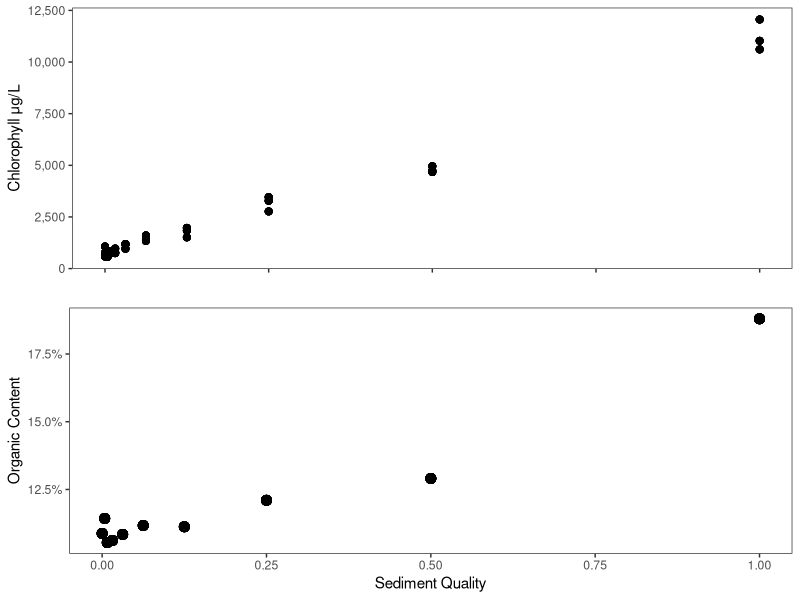
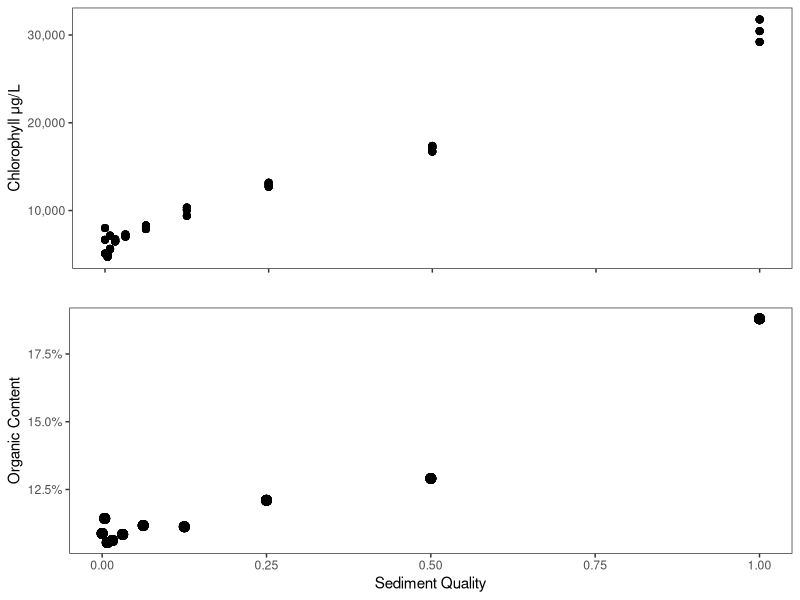
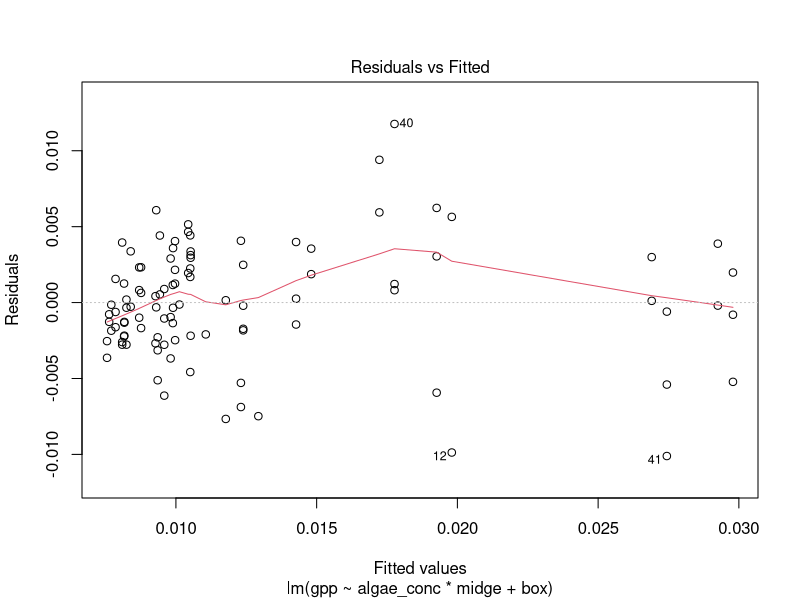
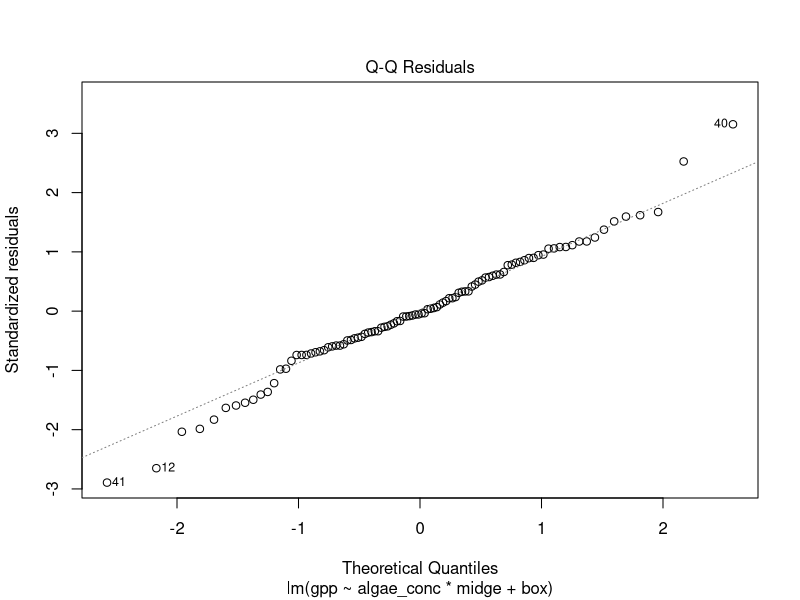
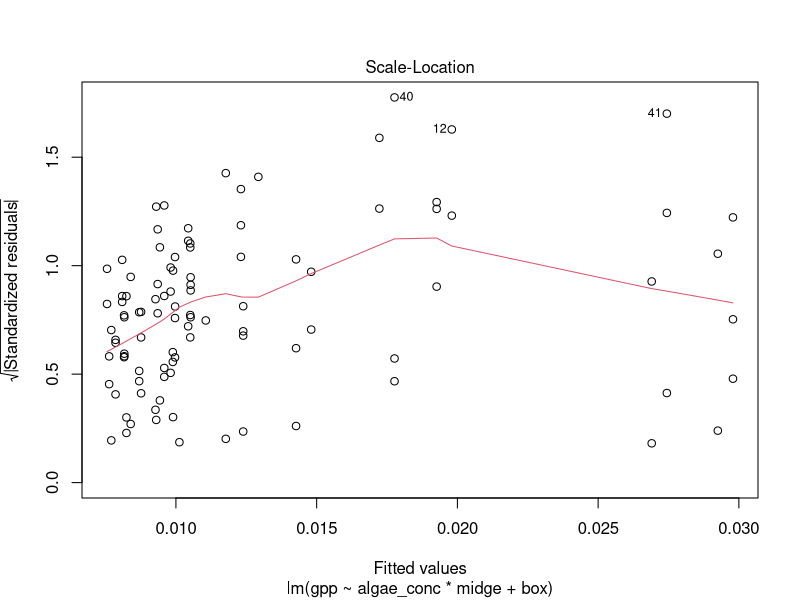
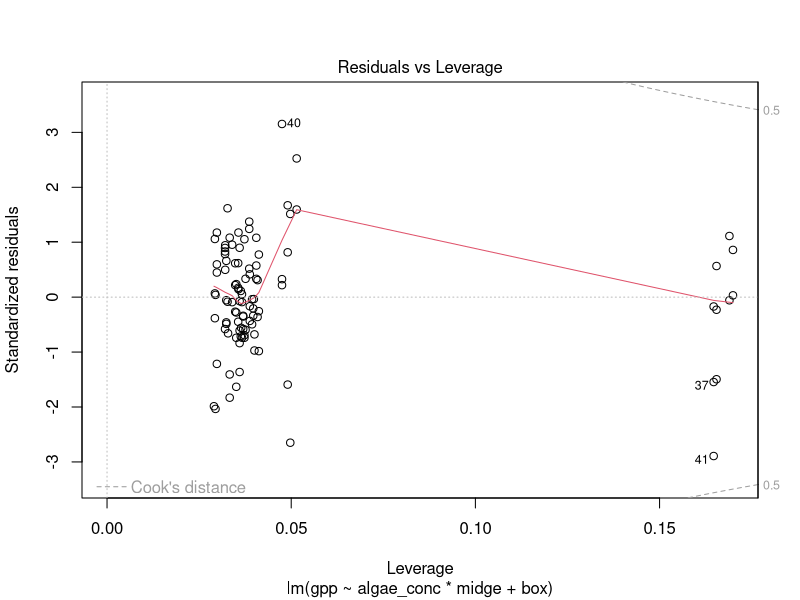
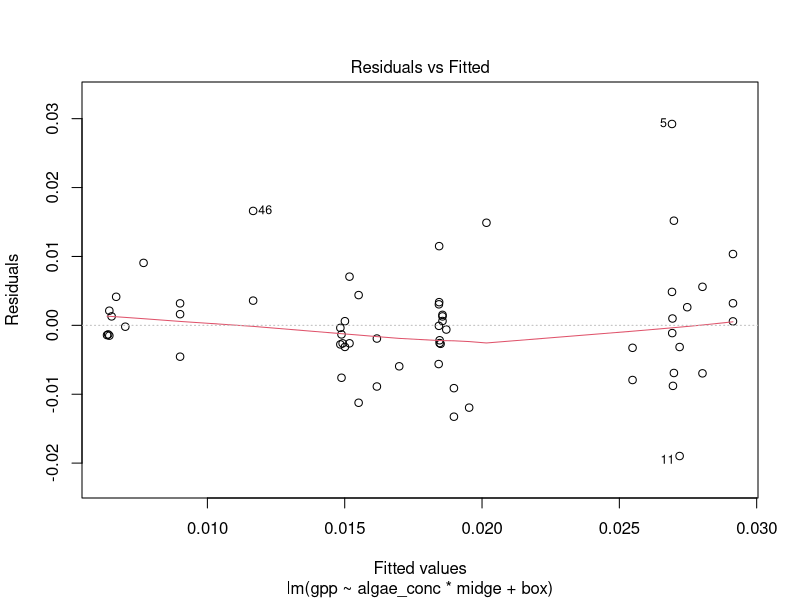
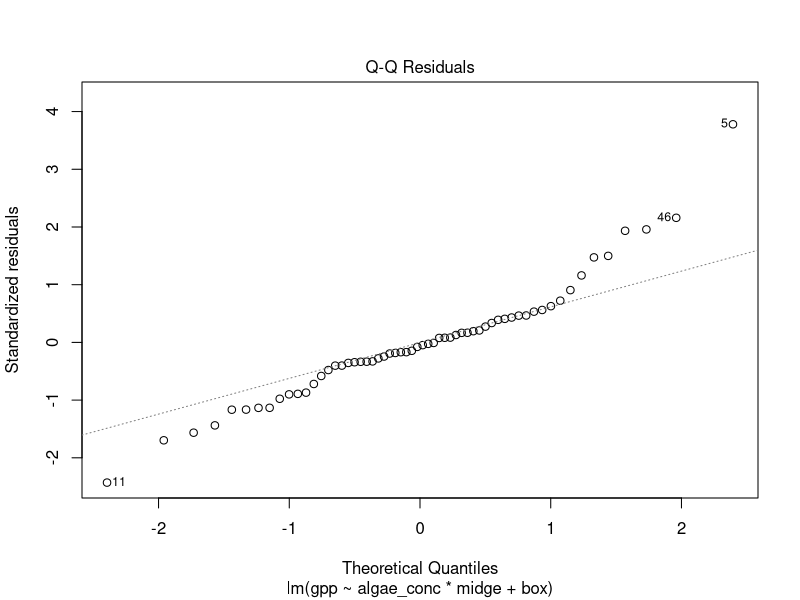

The R source for these figures, in order:
#====Load Packages====
library(tidyverse)
library(lubridate)
library(viridis)
library(gridExtra)
library(lme4)
library(car)

#Define function to give NA if all NAs else give mean
meanna <- function(x){
  if(all(is.na(x))){
    NA
  }
  else{
    mean(x, na.rm = TRUE)
  }
}

#====set aesthetics====
theme_set(theme_bw()+
            theme(panel.grid = element_blank(),
                  strip.background = element_blank(),
                  legend.position = "bottom"))


#====read in files====

meta <- read_csv("clean data/MG_meta.csv") %>% 
  mutate(algae_conc2 = ifelse(algae_conc == 0, 2e-3, algae_conc)) #check
chl <- read_csv("clean data/MG_chl.csv")
om <- read_csv("clean data/MG_om.csv")
ndvi <- read_csv("clean data/MG_ndvi.csv")
ep_raw <- read_csv("clean data/MG_ep.csv")
cm_raw <- read_csv("clean data/MG_cm.csv")
cc_raw <- read_csv("clean data/MG_cc.csv")


#====Figure 1: Chorophyll and organic content in stock sediment====
omplot <- om %>% 
  left_join(meta) %>% 
  ggplot(aes(algae_conc, perc.org))+
  geom_point(size =3)+
  scale_y_continuous(labels = scales::percent_format())+
  labs(x = "Sediment Quality",
       y = "Organic Content")

#corrected for pheophytin
corrchlplot <- chl %>% 
  left_join(meta) %>% 
  ggplot(aes(x = algae_conc, y = chl))+
  geom_point(size = 2, alpha = 0.8)+
  scale_y_continuous(labels = scales::comma_format())+
  labs(x = "",
       y = "Chlorophyll \u03BCg/L") +  #\u03BC is the unicode for mu
  theme(axis.text.x = element_blank())

#uncorrected
uncorrchlplot <- chl %>% 
  left_join(meta) %>% 
  ggplot(aes(x = algae_conc, y = uncorr_chl))+
  geom_point(size = 2, alpha = 0.8)+
  scale_y_continuous(labels = scales::comma_format())+
  labs(x = "",
       y = "Chlorophyll \u03BCg/L") + #\u03BC is the unicode for mu
  theme(axis.text.x = element_blank())


grid.arrange(corrchlplot, omplot, nrow  = 2)
grid.arrange(uncorrchlplot, omplot, nrow  = 2)


#=====Question 1: Effects of Midges on Primary Producers=====
## Midge effect on production
nep <- ep_raw %>% 
  left_join(meta) %>% 
  mutate(coreid = as.character(coreid),
         box = as.character(box))

nep14 <- nep %>% 
  filter(day == 14)

g14 <- lm(gpp~algae_conc*midge+box, data = nep14) 
summary(g14)
plot(g14)

nep22 <- nep %>% 
  filter(day == 22)

g22 <- lm(gpp~algae_conc*midge+box, data = nep22)
summary(g22)
plot(g22)

#Figure 2
nep %>% 
  mutate(day = paste("Day", day)) %>% 
  ggplot(aes(x = algae_conc, y = gpp, fill = midge))+
  facet_wrap(~day)+
  geom_point(size  = 2, alpha = 0.7, shape = 21)+
  geom_smooth(aes(color = midge), method = "lm", size = 0.75, se = FALSE)+
  scale_fill_manual(values = c("black", "gray60"))+
  scale_color_manual(values = c("black", "gray60"))+
  labs(x = "Initial Sediment Quality",
       y = expression(GPP(g~O[2]~m^{-2}~hr^{-1})),
       color = "",
       fill = "")



#Supplemental Figure
nep %>% 
  gather(metabolism, value, resp, nep, gpp) %>% 
  mutate(day = day+rnorm(n(), 0.001), #add jitter
         metabolism = toupper(ifelse(metabolism == "resp", "er", metabolism)),
         metabolism = fct_reorder(metabolism, desc(value))) %>%  
  ggplot(aes(x = day, y = value, col = algae_conc))+
  facet_grid(metabolism~midge, scales = "free")+
  geom_hline(yintercept = 0)+
  geom_point()+
  geom_line(aes( group = coreid), alpha = 0.4)+
  geom_smooth(method = "lm", col = "black", se = FALSE)+
  theme(legend.position = "bottom")+
  labs(y = expression("Change in" ~O[2] (g~m^{-2}~hr^{-1})),
       x = "Incubation Day",
       color = "Initial Sediment Quality")+
  scale_color_viridis_c()+
  scale_x_continuous(breaks = c(14, 22))


##Midge Effects on chlorophyll

#This is especially sloppy because I might remove all of this. 
lm(NDVI_R~algae_conc*midge+box, data = ndvi %>% left_join(meta) %>% filter(day ==14)) %>% summary()
lm(NDVI_R~algae_conc*midge+box, data = ndvi %>% left_join(meta) %>% filter(day ==22)) %>% summary()

ndvi %>% 
  left_join(meta) %>% 
  ggplot(aes(x = algae_conc2, y = NDVI_R, fill = midge))+
  geom_point(size = 2, shape = 21)+
  facet_wrap(~day)+
  geom_smooth(aes(col = midge), method = "lm", se = FALSE)+
  scale_fill_manual(values = c("black", "gray60"))+
  scale_color_manual(values = c("black", "gray60"))+
  labs(x = "Initial Sediment Quality",
       y = "NDVI")

#supplement
ndvi %>%
  mutate(coreid = as.character(coreid)) %>% 
  left_join(nep) %>% 
  ggplot(aes(x = gpp, y = NDVI_R, col = algae_conc))+
  geom_point()+
  facet_grid(midge~day)+
  geom_smooth(method = "lm", se = FALSE, col = "black", size = 0.7)+
  scale_color_viridis_c()+
  labs(x = expression(GPP~(g^{2}~O[2]~m^{-2}~hr^{-1})),
       y = "NDVI",
       color = "Sediment\nTreatment")

ndvi %>% 
  left_join(meta) %>% 
  ggplot(aes(x = factor(day), y = NDVI_R, col = algae_conc, group = factor(algae_conc)))+
  geom_jitter(width = 0.2)+
  facet_wrap(~midge)+
  geom_smooth(method = "lm", se = FALSE, size = 0.7)+
  scale_color_viridis_c(trans = "log1p")+
  labs(x = "Day",
       y = "NDVI",
       color = "Sediment\nTreatment")



#====Question 2: Sediment Effects on Midges =====
## Number of Midges Present
cc <- cc_raw %>% 
  left_join(meta) %>% 
  mutate(coreid = as.character(coreid),
         box = as.character(box))

cc14 <- cc %>% 
  filter(day == 14)

nm14 <- glm(live_tt~algae_conc*midge+box, 
    data = cc14,
    family = quasipoisson())

summary(nm14)
plot(nm14)

cc22 <- cc %>% 
  filter(day == 22)

nm22 <- glm(live_tt~algae_conc*midge+box, 
    data = cc22,
    family = quasipoisson())

summary(nm22)
plot(nm22)

#Figure 3
cc %>% 
  left_join(nep) %>% 
  filter(day %in% c(14, 22)) %>% 
  mutate(day = paste("Day", day)) %>% 
  ggplot(aes(x = algae_conc, y = live_tt, fill = gpp))+
  facet_grid(midge~day, scales = "free")+
  geom_jitter(shape = 21, size = 2, alpha = 0.6, width = 0.0005, height = 0.3)+
  scale_fill_viridis_c()+
  labs(y = "Live Tanytarsini",
       x = "Initial Sediment Quality",
       fill = expression(GPP(g~O[2]~m^{-2}~hr^{-1})~" "))

##Midge Development
cm <- cm_raw %>% 
  left_join(meta) %>% 
  mutate(coreid = as.character(coreid),
         box = as.character(box),
         body_size = body_size/1000) #convert from um to mm


#find starting midge stages
startingprop <- {cm %>% 
    #only tanytarsini
  filter(species_name == "tt") %>% 
  #set 1 if instar>2
  mutate(instar = ifelse(instar=="3"|instar=="4", 1, 0)) %>% 
  group_by(coreid, day, algae_conc, instar, midge) %>% 
  #count number of greater than 2nd instar
  summarise(count = n()) %>% 
  group_by(coreid) %>% 
  #get proportion within a mesocosm
  mutate(prop  = count/sum(count),
         live_tt = sum(count)) %>% 
  filter(instar == 1, 
         is.na(algae_conc))}$prop


p3 <- cm %>% 
  filter(species_name == "tt") %>% 
  mutate(instar = ifelse(instar=="3"|instar=="4", 1, 0)) %>% 
  group_by(coreid, day, algae_conc, algae_conc2, instar, midge, box) %>% 
  summarise(count = n()) %>% 
  group_by(coreid) %>% 
  mutate(prop  = count/sum(count),
         live_tt = sum(count)) %>% 
  filter(instar == 1)

#figure 3
p3 %>% 
  filter(!is.na(algae_conc)) %>% 
  mutate(day = paste("Day", day)) %>% 
  ggplot(aes(y = prop, x = algae_conc, fill = live_tt))+
  geom_point(shape = 21, size = 2, alpha = 0.7)+
  geom_hline(yintercept = startingprop)+
  facet_grid(midge~day)+
  scale_fill_viridis_c(option = "plasma")+
  lims(y = c(0,1))+
  labs(x = expression(GPP~(g^{2}~O[2]~m^{-2}~hr^{-1})),
       y = "Proportion of Larval Midges\n3rd instar or higher",
       fill = "Number of Larvae")+
  theme(legend.position = "bottom")


p314 <- p3 %>% 
  filter(day == 14)

prop14 <- glm(prop~algae_conc*midge+box, data = p314, family = quasibinomial())

summary(prop14)
plot(prop14)


p322 <- p3 %>% 
  filter(day == 22)

prop22 <- glm(prop~algae_conc*midge+box, data = p322, family = quasibinomial())

summary(prop14)
plot(prop14)


##Length of Midges
l3 <- cm %>% 
  filter(instar == 3,
         day!=0)

l314 <- l3 %>% 
  filter(day == 14)

bl14 <- lmer(body_size~algae_conc*midge+box+(1|coreid), data = l314) 

summary(bl14)
plot(bl14)

Anova(bl14, type = "3", test.statistic = "F")
Anova(bl14, type = "2", test.statistic = "F")



l322 <- l3 %>% 
  filter(day == 22)

bl22 <- lmer(body_size~algae_conc*midge+box +(1|coreid), data = l322)
summary(bl22)
plot(bl22)

Anova(bl22, type = "3", test.statistic = "F")
Anova(bl22, type = "2", test.statistic = "F")


#Figure 4
l3 %>% 
  left_join(nep) %>%
  mutate(day = paste("Day", day)) %>% 
  ggplot(aes(x = algae_conc, y = body_size, fill = gpp))+
  facet_grid(midge~day, scales = "free_x")+
  geom_point(alpha = 0.2, shape = 21, size = 2)+
  geom_smooth(method = "lm", se = FALSE, color = "black", size = 0.7)+
  scale_fill_viridis_c()+
  labs(x = "Initial Sediment Conditions",
       y = "Body Length  (mm)",
       fill = expression(GPP~(g^{2}~O[2]~m^{-2}~hr^{-1})~" "))+
  theme(legend.position = "bottom")


##SUPPLEMENT: Did midges increase in body length?
growth <- lm(body_size~day, data = cm %>% filter(species_name == "tt"))
summary(growth)
plot(growth)

growth3 <- lm(body_size~day*factor(instar), data = cm %>% filter(species_name == "tt"))
summary(growth3)
plot(growth3)

cm %>% group_by(day) %>% 
  summarise(mean = mean(body_size, na.rm = TRUE),
            se = sd(body_size, na.rm = TRUE)) %>% 
  mutate(xmin = day-2,
         xmax = day+2,
         ymin = mean-se,
         ymax = mean+se) %>% 
  ggplot(aes(x = day, y = mean))+
  geom_rect(aes(xmin = xmin, xmax = xmax, ymin = ymin, ymax = ymax), alpha = 0.5)+
  geom_jitter(aes(y = body_size, col = factor(instar)), width = 2, height = 0, alpha = 0.5, data = cm %>% filter(species_name == "tt", !is.na(instar)))+
  geom_smooth(aes(y = body_size), size = 0.7, color = "red", method = "lm", se = FALSE, data = cm)+
  geom_segment(aes(yend = mean, x = xmin, xend = xmax), size = 1, col = "blue")+
  geom_text(y = 5.5, x = 0, label = paste0("y = ", round(coef(growth)[2], 2), "x + ", round(coef(growth)[1], 2)))+
  labs(x = "Day",
       y = "Tanytarsini Length (mm)",
       color = "Instar")




#====Question 3: How Much do midges rely on algae?====
#====Q3 Version 1====
#convert midges to biomass following Lindegaard and Jonasson 1979
#AFDW in mg^(1/3) = 0.0442 + 0.0879 * length in mm 
weight <- function(l){
  (0.442 + 0.0879 * l )^3 
}

#calculate carbon using Amanda's Isotope Data
dwc = 0.5


#increment Summation method to estimate growth 
incsumprod <- function(n1, n2, wt1, wt2, deltaT){
  g = wt2-wt1 #individual growth
  Nbar = (n1 + n2)/2 #Average abundance
  intp = Nbar*g #production over the interval
  Pd = intp/deltaT #daily production
  list(g = g, Nbar = Nbar, intp = intp, Pd = Pd)
}

#calculate midge productivity
midgeprod <- cm %>% 
  left_join(cc) %>% 
  filter(species_name == "tt",
         day!=0,
         midge == "Midges") %>% 
  group_by(coreid) %>% 
  mutate(w = weight(body_size)) %>% #estimate dry mass
  group_by(coreid, day, box, algae_conc) %>% 
  summarise(wt = meanna(w), #average biomass of a midge (mg)
            nt = unique(live_tt)) %>% #number of individuals in the mesocosm
  # combine with initial values
  bind_cols(cm %>% 
              filter(species_name == "tt",
                     day == 0) %>% 
              group_by(coreid) %>% 
              add_count() %>% 
              mutate(w = weight(body_size),
                     c = w*dwc,
                     live_tt = n) %>%
              ungroup %>% 
              group_by(sampledate) %>% 
              summarise(wt1 = mean(w), #weight at t = 0
                        n1 = mean(live_tt)) %>% #number at t = 0
              select(-sampledate)) %>% 
  ungroup %>% 
  mutate(Pd = incsumprod(n1 = n1, n2 = nt, wt1 = wt1, wt2 = wt, deltaT = day)$Pd, #production in mg,
         g = incsumprod(n1 = n1, n2 = nt, wt1 = wt1, wt2 = wt, deltaT = day)$g,
         Pdc = Pd*dwc*1000) #convert from weight to c (mg) then convert to micrograms 

#compare measurements of growth (lm) to these estimates
midgeprod %>% 
  group_by(day) %>% 
  mutate(meanw = mean(wt-wt1)) %>% 
  ggplot(aes(wt-wt1, fill = factor(day)))+
  geom_histogram(bins = 15, alpha = 0.7)+
  geom_vline(xintercept = 0, linetype = "dotted")+
  geom_vline(xintercept = coef(growth)[2], linetype = "dashed")+
  geom_vline(xintercept = weight(coef(growth)[2]))+
  geom_vline(aes(xintercept = meanw, col = factor(day)))

##Estimate daily production of primary producers in C
#converting g O2--> C
#1:1 molar mass
pq <- 0.375

#calculate area of mesocosm
mesor <- 15 #mm
area <- mesor^2*pi #mm^2

#calculate algal productivity
algaeprod <- nep %>%
  mutate(gpp_c = gpp*pq, #g m^-2 h^-1
         #multiply by 1e6 to convert g to ug and divide by 1e6 to get mm^-2 multiply by 24 to get hourly 
         gpp_cm = gpp_c*area, #hourly primary production of C (micrograms) in a mesocosm
         resp_cm = resp*pq*area, #hourly respiration
         nep_cm = nep*pq*area, #hourly nep 
         net_daily = 18*nep_cm + 6*resp_cm, #nep over course of day
         gpp_daily = 18*gpp_cm, #daily GPP
         resp_daily = 24*resp_cm) #daily respiration


#Set values for transfer efficiencies
AEa = 0.9 #arbitrary value set for the assimilation of fixed carbon by algae
NPEm = 0.54 #Net Production efficiency for T. gracilentus at Myvatn Lindegaard 1994

#simulate parameter space following migge and algal productivity values
sim <- data.frame(Pdc = 0:max(midgeprod$Pdc)) %>% 
  crossing(GPP = min(algaeprod$gpp_daily):max(algaeprod$gpp_daily)) %>% 
  crossing(AE = seq(0.1, 1, by = 0.1)) %>% 
  #I = Assimilation attributed to algae/GPE
  mutate(ingestion = Pdc/(NPEm*AE), #this assumes 100% of production attributed to algae
         NPP = GPP*AEa, #converting C fixation to biomass accumulation
         ip = ingestion/NPP) %>%  #ingestion by midges/production of resource
  mutate(ip2 = ifelse(ip>1, NA, ip)) 

#exploring midge productivity and algal productivity across the parameter space
sim%>% 
  ggplot(aes(x = NPP, y = Pdc, fill = ip2))+
  facet_wrap(~paste("AEm = ", AE))+
  geom_tile()+
  #add points of observed values
  geom_point(aes(shape = as.character(day), col = algae_conc), alpha = 0.7, fill = "black", 
             data = midgeprod %>%  
               left_join(algaeprod %>% 
                           mutate(NPP = gpp_daily*AEa)))+
  labs(x = expression("Algal Productivity \u03BCg C "~d^{-1}),
       y = expression("Midge Productivity \u03BCg C "~d^{-1}),
       fill = expression(I[m]/P[a]),
       color = "Initial Sediment Quality",
       shape = "Day")+
  scale_fill_gradient2(low = "darkgreen", high = "goldenrod", midpoint = 0.5)+
  scale_color_viridis_c()+
  theme(legend.position = "right")

#how many mesocosms could survive on algae
midgeprod %>%  
  filter(Pdc>0) %>% 
  left_join(algaeprod %>% 
              mutate(NPP = gpp_daily*AEa)) %>% 
  select(coreid, day, box, algae_conc, Pdc, gpp_daily, NPP) %>% 
  crossing(AE = seq(0.1,1,by = 0.1)) %>% 
  mutate(ingestion = Pdc/(NPEm*AE),
         ip = ingestion/NPP) %>% 
  group_by(AE) %>% 
  count(algae_only = ip<1) %>% 
  ggplot(aes(fill = algae_only, y = n, x= factor(AE)))+
  geom_col()+
  labs(fill = "Possible for Midges to Survive only on Algae",
       y = "Number of Mesocosms",
       x = "AEm")+
  scale_fill_manual(values = c("firebrick3", "dodgerblue"))


#What AE could midges survive on algae?
midgeprod %>%  
  filter(Pdc>0) %>% 
  left_join(algaeprod %>% 
              mutate(NPP = gpp_daily*AEa)) %>% 
  select(coreid, day, box, algae_conc, Pdc, gpp_daily, NPP) %>% 
  crossing(AE = seq(0.1,1,by = 0.1)) %>% 
  mutate(ingestion = Pdc/(NPEm*AE),
         ip = ingestion/NPP) %>%
  ggplot(aes(x = AE, y = ip, col = NPP))+
  facet_wrap(~round(algae_conc, 3), nrow = 2)+
  lims(y = c(0,1),
       x = c(0,1))+
  geom_point()+
  geom_line(aes(group = coreid))+
  geom_text(aes(label = n), color = "black",
             data = midgeprod %>%  
               filter(Pdc>0) %>% 
               left_join(algaeprod %>% 
                           mutate(NPP = gpp_daily*AEa)) %>% 
               select(coreid, day, box, algae_conc, Pdc, gpp_daily, NPP) %>% 
               crossing(AE = seq(0.1,1,by = 0.1)) %>% 
               mutate(ingestion = Pdc/(NPEm*AE),
                      ip = ingestion/NPP) %>%
               filter(AE==1, ip>1) %>% 
               group_by(algae_conc) %>% 
               count() %>% 
               mutate(AE = 0.1,
                      ip = 0.9))+
  scale_color_viridis_c()+
  coord_equal()+
  labs(x = expression(AE[m]),
       y = expression(I[m]/P[a]))+
  theme(axis.text.x = element_text(angle = 90, hjust = 0, vjust = 0.5))

#how many mesocosms are not in the plot?
midgeprod %>%  
  filter(Pdc>0) %>% 
  left_join(algaeprod %>% 
              mutate(NPP = gpp_daily*AEa)) %>% 
  select(coreid, day, box, algae_conc, Pdc, gpp_daily, NPP) %>% 
  crossing(AE = seq(0.1,1,by = 0.1)) %>% 
  mutate(ingestion = Pdc/(NPEm*AE),
         ip = ingestion/NPP) %>%
  filter(AE==1, ip>1) %>% 
  group_by(algae_conc) %>% 
  count()
  
#====Q3 Version 2====

algaeprod %>% 
  select(coreid, day, gpp_daily) %>% 
  mutate(day = paste0("day",day)) %>% 
  spread(day, gpp_daily) %>% 
  mutate(change = day22-day14,
         avg.gpp = (day22+day14)/2) %>% 
  left_join(midgeprod %>% select(coreid, Pdc)) %>% 
  filter(!is.na(Pdc)) %>% 
  ggplot(aes(x = change, y = Pdc, col = avg.gpp))+
  geom_vline(xintercept = 0)+
  geom_hline(yintercept = 0)+
  geom_point()+
  scale_color_viridis_c()

algaeprod %>% 
  select(coreid, day, gpp_daily) %>% 
  mutate(day = paste0("day",day)) %>% 
  spread(day, gpp_daily) %>% 
  mutate(change = day22-day14,
         avg.gpp = (day22+day14)/2) %>% 
  left_join(midgeprod %>% select(coreid, Pdc)) %>% 
  filter(!is.na(Pdc)) %>% 
  ggplot(aes(x = change, y = avg.gpp, col = Pdc))+
  geom_vline(xintercept = 0)+
  geom_hline(yintercept = 0)+
  geom_point()+
  scale_color_viridis_c()


algaeprod %>% 
  select(coreid, day, gpp_daily) %>% 
  mutate(day = paste0("day",day)) %>% 
  spread(day, gpp_daily) %>% 
  mutate(change = day22-day14,
         avg.gpp = (day22+day14)/2) %>% 
  left_join(midgeprod %>% select(coreid, Pdc)) %>% 
  filter(!is.na(Pdc), !is.na(change)) %>% 
  lm(Pdc~avg.gpp, data = .) %>% 
  summary()

#=====Q3 Version 3====

gppchange <- lm(gpp*18~midge*day, data = nep) #daily GPP

growth2 <- lm(body_size~day*midge, data = cm %>% filter(species_name == "tt"))


nd <- crossing(midge = c("Midges", "No Midges"), day = 1:22)
nd$gpp <- predict(gppchange, newdata = nd)
nd$gppse <- predict(gppchange, newdata = nd, se.fit = TRUE)$se.fit

nd$length <- predict(growth2, newdata = nd)-coef(growth2)[1]
nd$lengthse <- predict(growth2, newdata = nd, se.fit = TRUE)$se.fit


nd %>% 
  gather(var, val, gpp, length) %>%
  gather(term, se, contains("se")) %>% 
  filter(term == paste0(var, "se")) %>% 
  ggplot(aes(x = day, y = val, col = var, fill = var))+
  facet_wrap(~midge)+
  geom_ribbon(aes(ymin = val-se, ymax = val+se), alpha = 0.5)+
  geom_line()+
  labs(x = "Day",
       y = "Change",
       color = "",
       fill = "")

#same exercise but with C

nppchange <- lm(npp~midge*day, data = algaeprod %>% mutate(npp = gpp_daily*AEa)) 

growthw2 <- lm(Pdc~day, data = midgeprod)


nd <- crossing(midge = c("Midges", "No Midges"), day = 1:22)
nd$npp <- predict(nppchange, newdata = nd)
nd$nppse <- predict(nppchange, newdata = nd, se.fit = TRUE)$se.fit

nd$midgegrowth <- predict(growthw2, newdata = nd)
nd$midgegrowthse <- predict(growthw2, newdata = nd, se.fit = TRUE)$se.fit

coef(nppchange)
coef(growthw2)

nd %>% 
  gather(var, val, npp, midgegrowth) %>%
  gather(term, se, contains("se")) %>% 
  filter(term == paste0(var, "se")) %>% 
  mutate(var = ifelse(var == "npp", "Algae", "Midge"),
         val = ifelse(var == "Midge"& midge == "No Midges", NA, val)) %>% 
  ggplot(aes(x = day, y = val, col = var, fill = var))+
  facet_wrap(~midge)+
  geom_hline(yintercept = 0)+
  geom_ribbon(aes(ymin = val-se, ymax = val+se), alpha = 0.5)+
  geom_line()+
  labs(x = "Day",
       y = expression("Production \u03BCg C"~d^{-1}),
       col = "",
       fill = "")

#same as the last one but by algal concentration
nppchange2 <- lm(npp~midge*day*algae_conc, data = algaeprod %>% mutate(npp = gpp_daily*AEa)) 

growthw3 <- lm(Pdc~day*algae_conc, data = midgeprod)


nd <- crossing(midge = c("Midges", "No Midges"), day = 1:22, algae_conc = 1/10^(0:5))
nd$npp <- predict(nppchange2, newdata = nd)
nd$nppse <- predict(nppchange2, newdata = nd, se.fit = TRUE)$se.fit

nd$midgegrowth <- predict(growthw3, newdata = nd)
nd$midgegrowthse <- predict(growthw3, newdata = nd, se.fit = TRUE)$se.fit

coef(nppchange)
coef(growthw2)

nd %>% 
  gather(var, val, npp, midgegrowth) %>%
  gather(term, se, contains("se")) %>% 
  filter(term == paste0(var, "se")) %>% 
  mutate(var = ifelse(var == "npp", "Algae", "Midge"),
         val = ifelse(var == "Midge"& midge == "No Midges", NA, val)) %>% 
  filter(midge == "Midges") %>% 
  ggplot(aes(x = day, y = val, col = var, fill = var))+
  facet_wrap(~algae_conc)+
  geom_hline(yintercept = 0)+
  geom_ribbon(aes(ymin = val-se, ymax = val+se), alpha = 0.5)+
  geom_line()+
  labs(x = "Day",
       y = expression("Production \u03BCg C"~d^{-1}),
       col = "",
       fill = "")



#########################
#====All Repeated using logged values=====

#Repeat using Logged algae concentration

#Q1 LOG

g14log <- lm(gpp~log(algae_conc2)*midge+box, data = nep14) 
summary(g14log)
plot(g14log)

g22log <- lm(gpp~log(algae_conc2)*midge+box, data = nep22)
summary(g22log)
plot(g22log)

#Figure 2 (LOG)
nep %>% 
  mutate(day = paste("Day", day)) %>% 
  ggplot(aes(x = algae_conc2, y = gpp, fill = midge))+
  facet_wrap(~day)+
  geom_point(size  = 2, alpha = 0.7, shape = 21)+
  geom_smooth(aes(color = midge), method = "lm", size = 0.75, se = FALSE)+
  scale_fill_manual(values = c("black", "gray60"))+
  scale_color_manual(values = c("black", "gray60"))+
  labs(x = "Initial Sediment Quality",
       y = expression(GPP(g~O[2]~m^{-2}~hr^{-1})),
       color = "",
       fill = "")+
  scale_x_log10()

##Q2 LOG

## Number of Midges Present
nm14log <- glm(live_tt~log(algae_conc2)*midge+box, 
            data = cc14,
            family = quasipoisson())

summary(nm14log)
plot(nm14log)

nm22log <- glm(live_tt~log(algae_conc2)*midge+box, 
            data = cc22,
            family = quasipoisson())

summary(nm22log)
plot(nm22log)

#Figure 3
cc %>% 
  left_join(nep) %>% 
  filter(day %in% c(14, 22)) %>% 
  mutate(day = paste("Day", day)) %>% 
  ggplot(aes(x = algae_conc2, y = live_tt, fill = gpp))+
  facet_grid(midge~day, scales = "free")+
  geom_jitter(shape = 21, size = 2, alpha = 0.6, width = 0.0005, height = 0.3)+
  scale_fill_viridis_c()+
  labs(y = "Live Tanytarsini",
       x = "Initial Sediment Quality",
       fill = expression(GPP(g~O[2]~m^{-2}~hr^{-1})~" "))+
  scale_x_log10()

#figure 4
p3 %>% 
  filter(!is.na(algae_conc)) %>% 
  mutate(day = paste("Day", day)) %>% 
  ggplot(aes(y = prop, x = algae_conc2, fill = live_tt))+
  geom_point(shape = 21, size = 2, alpha = 0.7)+
  geom_hline(yintercept = startingprop)+
  facet_grid(midge~day)+
  scale_fill_viridis_c(option = "plasma")+
  lims(y = c(0,1))+
  labs(x = expression(GPP~(g^{2}~O[2]~m^{-2}~hr^{-1})),
       y = "Proportion of Larval Midges\n3rd instar or higher",
       fill = "Number of Larvae")+
  theme(legend.position = "bottom")+
  scale_x_log10()



prop14log <- glm(prop~log(algae_conc2)*midge+box, data = p314, family = quasibinomial())

summary(prop14log)
plot(prop14log)


prop22log <- glm(prop~log(algae_conc2)*midge+box, data = p322, family = quasibinomial())

summary(prop14)
plot(prop14)


##Length of Midges
bl14log <- lmer(body_size~log(algae_conc2)*midge+box+(1|coreid), data = l314) 

summary(bl14log)
plot(bl14log)

Anova(bl14log, type = "3", test.statistic = "F")
Anova(bl14log, type = "2", test.statistic = "F")


bl22log <- lmer(body_size~log(algae_conc2)*midge+box +(1|coreid), data = l322)
summary(bl22log)
plot(bl22log)

Anova(bl22log, type = "3", test.statistic = "F")
Anova(bl22log, type = "2", test.statistic = "F")


#Figure 4
l3 %>% 
  left_join(nep) %>%
  mutate(day = paste("Day", day)) %>% 
  ggplot(aes(x = algae_conc2, y = body_size, fill = gpp))+
  facet_grid(midge~day, scales = "free_x")+
  geom_point(alpha = 0.2, shape = 21, size = 2)+
  geom_smooth(method = "lm", se = FALSE, color = "black", size = 0.7)+
  scale_fill_viridis_c()+
  labs(x = "Initial Sediment Conditions",
       y = "Body Length  (mm)",
       fill = expression(GPP~(g^{2}~O[2]~m^{-2}~hr^{-1})~" "))+
  theme(legend.position = "bottom")+
  scale_x_log10()





